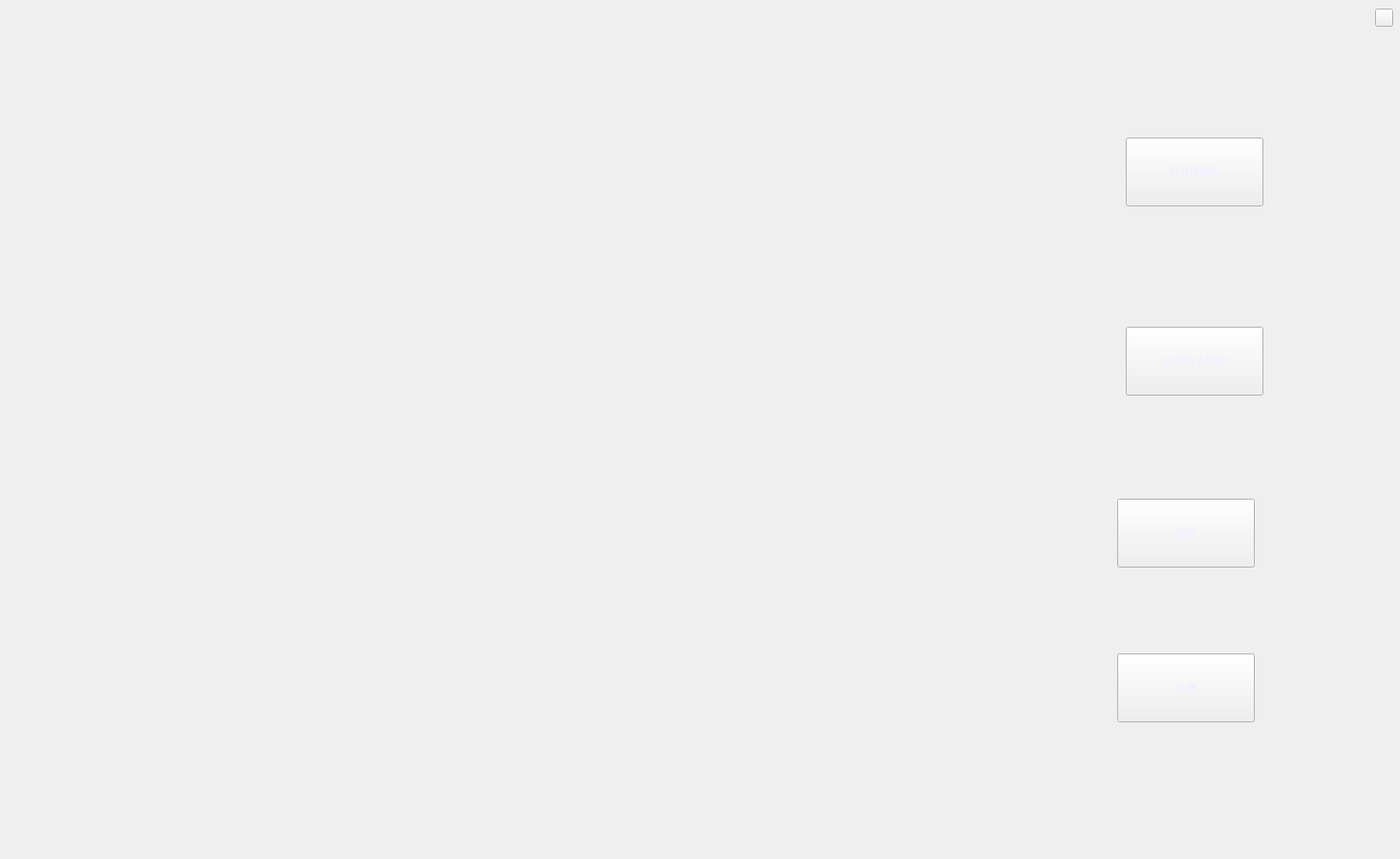
<?xml version="1.0" encoding="UTF-8"?>
<ui version="4.0">
 <class>Widget</class>
 <widget class="QWidget" name="Widget">
  <property name="geometry">
   <rect>
    <x>0</x>
    <y>0</y>
    <width>1629</width>
    <height>999</height>
   </rect>
  </property>
  <property name="maximumSize">
   <size>
    <width>1629</width>
    <height>999</height>
   </size>
  </property>
  <property name="windowTitle">
   <string>Widget</string>
  </property>
  <widget class="QPushButton" name="pushButton_close">
   <property name="geometry">
    <rect>
     <x>1600</x>
     <y>10</y>
     <width>21</width>
     <height>21</height>
    </rect>
   </property>
   <property name="text">
    <string/>
   </property>
  </widget>
  <widget class="QLabel" name="labelcamera">
   <property name="geometry">
    <rect>
     <x>130</x>
     <y>110</y>
     <width>1041</width>
     <height>781</height>
    </rect>
   </property>
   <property name="text">
    <string/>
   </property>
  </widget>
  <widget class="QPushButton" name="pushButton_lizi">
   <property name="geometry">
    <rect>
     <x>1310</x>
     <y>380</y>
     <width>160</width>
     <height>80</height>
    </rect>
   </property>
   <property name="styleSheet">
    <string notr="true">font: 12pt &quot;黑体&quot;;
color:rgb(242, 238, 255)</string>
   </property>
   <property name="text">
    <string>打开粒子特效</string>
   </property>
  </widget>
  <widget class="QPushButton" name="pushButton_camara">
   <property name="geometry">
    <rect>
     <x>1310</x>
     <y>160</y>
     <width>160</width>
     <height>80</height>
    </rect>
   </property>
   <property name="maximumSize">
    <size>
     <width>243</width>
     <height>16777215</height>
    </size>
   </property>
   <property name="styleSheet">
    <string notr="true">font: 12pt &quot;黑体&quot;;
color:rgb(242, 238, 255)
</string>
   </property>
   <property name="text">
    <string>打开摄像头</string>
   </property>
  </widget>
  <widget class="QPushButton" name="pushButton_record">
   <property name="geometry">
    <rect>
     <x>1300</x>
     <y>760</y>
     <width>160</width>
     <height>80</height>
    </rect>
   </property>
   <property name="maximumSize">
    <size>
     <width>243</width>
     <height>16777215</height>
    </size>
   </property>
   <property name="styleSheet">
    <string notr="true">font: 12pt &quot;黑体&quot;;
color:rgb(242, 238, 255)
</string>
   </property>
   <property name="text">
    <string>录像</string>
   </property>
  </widget>
  <widget class="QPushButton" name="pushButton_snapshot">
   <property name="geometry">
    <rect>
     <x>1300</x>
     <y>580</y>
     <width>160</width>
     <height>80</height>
    </rect>
   </property>
   <property name="maximumSize">
    <size>
     <width>243</width>
     <height>16777215</height>
    </size>
   </property>
   <property name="styleSheet">
    <string notr="true">font: 12pt &quot;黑体&quot;;
color:rgb(242, 238, 255)
</string>
   </property>
   <property name="text">
    <string>拍照</string>
   </property>
  </widget>
 </widget>
 <resources/>
 <connections/>
</ui>
